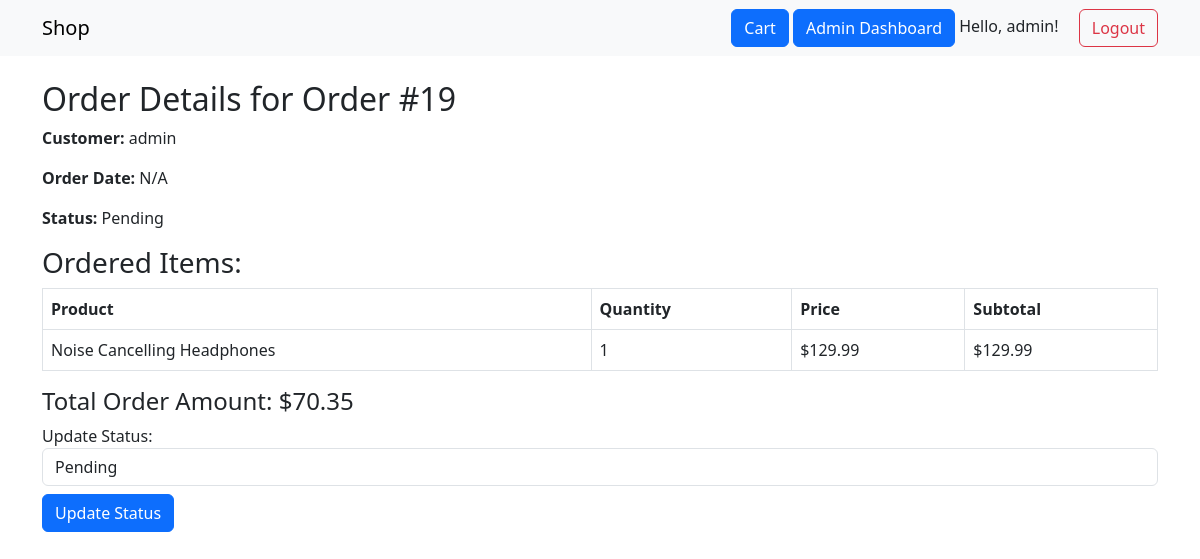
Page /admin/view_order/19 (signed in) on the committed database.
### app/models.py (models this page shows)
class User(db.Model, UserMixin):
    id = db.Column(db.Integer, primary_key=True)
    username = db.Column(db.String(80), unique=True, nullable=False)
    email = db.Column(db.String(120), unique=True, nullable=False)
    password = db.Column(db.String(200), nullable=False)
    is_admin = db.Column(db.Boolean, default=False)
    orders = db.relationship('Order', backref='user', lazy=True)

class Order(db.Model):
    __tablename__ = 'order'
    id = db.Column(db.Integer, primary_key=True)
    user_id = db.Column(db.Integer, db.ForeignKey('user.id'), nullable=False)
    timestamp = db.Column(db.DateTime, default=datetime.utcnow)
    order_date = db.Column(db.DateTime, nullable=True)
    total_amount = db.Column(db.Float, nullable=False)
    discount_code = db.Column(db.String(50), nullable=True)
    discount_amount = db.Column(db.Float, default=0.0)
    status = db.Column(db.String(20), default='Pending')  # Order status (e.g., Pending, Shipped, Delivered)
    items = db.relationship('OrderItem', backref='order', lazy=True)

class OrderItem(db.Model):
    id = db.Column(db.Integer, primary_key=True)
    order_id = db.Column(db.Integer, db.ForeignKey('order.id'), nullable=False)
    product_id = db.Column(db.Integer, db.ForeignKey('product.id'), nullable=False)
    quantity = db.Column(db.Integer, nullable=False)
    unit_price = db.Column(db.Float, nullable=False)
    price = db.Column(db.Float)
    product = db.relationship('Product')

class Product(db.Model):
    id = db.Column(db.Integer, primary_key=True)
    name = db.Column(db.String(120), nullable=False)
    description = db.Column(db.Text, nullable=True)
    price = db.Column(db.Float, nullable=False)
    quantity = db.Column(db.Integer, nullable=False)
    image_filename = db.Column(db.String(200), nullable=True)
    on_sale = db.Column(db.Boolean, default=False)
    image_url = db.Column(db.String(255))

### app/routes/admin_routes.py (the view)
    def wrapper(*args, **kwargs):
        if not current_user.is_authenticated or not current_user.is_admin:
            flash("Access denied: Admins only.")
            return redirect(url_for('products.index'))
        return func(*args, **kwargs)

### app/models.py (called while the page is built)
@login_manager.user_loader
def load_user(user_id):
    return User.query.get(int(user_id))

### app/routes/admin_routes.py (called while the page is built)
def admin_required(func):
    def wrapper(*args, **kwargs):
        if not current_user.is_authenticated or not current_user.is_admin:
            flash("Access denied: Admins only.")
            return redirect(url_for('products.index'))
        return func(*args, **kwargs)
    wrapper.__name__ = func.__name__
    return login_required(wrapper)

@bp.route('/view_order/<int:id>')
@admin_required
def view_order(id):
    order = Order.query.get_or_404(id)
    order_items = OrderItem.query.filter_by(order_id=order.id).all()
    subtotal = sum(item.product.price * item.quantity for item in order_items)
    discount_amount = 0
    if order.discount_code:
        code = DiscountCode.query.filter_by(code=order.discount_code, is_active=True).first()
        if code:
            discount_amount = round(subtotal * code.percentage / 100, 2)
    tax = round((subtotal - discount_amount) * 0.0825, 2)
    total_price = round(subtotal - discount_amount + tax, 2)
    return render_template('admin/view_order.html', order=order, order_items=order_items,
                           subtotal=subtotal, discount_amount=discount_amount, tax=tax, total_price=total_price)

### app/templates/admin/view_order.html (shortened to what this page needs)
{% extends 'layout.html' %}
{% block content %}
<div class="container mt-4">
  <h2>Order Details for Order #{{ order.id }}</h2>
  <p><strong>Customer:</strong> {{ order.user.username }}</p>
  <p><strong>Order Date:</strong>
    {% if order.order_date %}
        {{ order.order_date.strftime('%Y-%m-%d') }}
    {% else %}
        N/A
    {% endif %}
</p>
  <p><strong>Status:</strong> {{ order.status }}</p>
  <h3>Ordered Items:</h3>
  <table class="table table-bordered">
    <thead>
      <tr>
        <th>Product</th>
        <th>Quantity</th>
        <th>Price</th>
        <th>Subtotal</th>
      </tr>
    </thead>
    <tbody>
      {% for item in order_items %}
      <tr>
        <td>{{ item.product.name }}</td>
        <td>{{ item.quantity }}</td>
        <td>${{ item.product.price }}</td>
        <td>${{ item.product.price * item.quantity }}</td>
      </tr>
      {% endfor %}
    </tbody>
  </table>
  <h4>Total Order Amount: ${{ total_price }}</h4>
  <form method="POST" action="{{ url_for('admin.update_order_status', id=order.id) }}">
    <label for="status">Update Status:</label>
    <select name="status" id="status" class="form-control">
      <option value="Pending" {% if order.status == 'Pending' %}selected{% endif %}>Pending</option>
    </select>
    <button type="submit" class="btn btn-primary mt-2">Update Status</button>
  </form>
</div>
{% endblock %}

### app/templates/layout.html (shortened to what this page needs)
<!DOCTYPE html>
<html lang="en">
<head>
    <link rel="stylesheet" href="https://cdn.jsdelivr.net/npm/bootstrap@5.3.0/dist/css/bootstrap.min.css">
</head>
<body>
<nav class="navbar navbar-expand-lg navbar-light bg-light">
    <div class="container">
        <a class="navbar-brand" href="/">Shop</a>
        <div class="ms-auto">
            <a href="{{ url_for('cart.view_cart') }}" class="btn btn-primary">Cart</a>
            {% if current_user.is_authenticated and current_user.is_admin %}
                <a href="{{ url_for('admin.dashboard') }}" class="btn btn-primary">Admin Dashboard</a>
            {% endif %}
            {% if current_user.is_authenticated %}
                <span class="me-3">Hello, {{ current_user.username }}!</span>
                <a href="{{ url_for('auth.logout') }}" class="btn btn-outline-danger">Logout</a>
            {% else %}
                <a href="{{ url_for('auth.login') }}" class="btn btn-outline-primary me-2">Login</a>
                <a href="{{ url_for('auth.register') }}" class="btn btn-primary">Register</a>
            {% endif %}
        </div>
    </div>
</nav>
<main>
    {% block content %}{% endblock %}
</main>
</body>
</html>

### rows in the picture
User: username "admin", user.username "admin"
Order: id "19", status "Pending"
OrderItem: product.name "Noise Cancelling Headphones", quantity "1", product.price "129.99", item.product.price*item.quantity "129.99"

### other values in the picture
{{ total_price }} "70.35"
